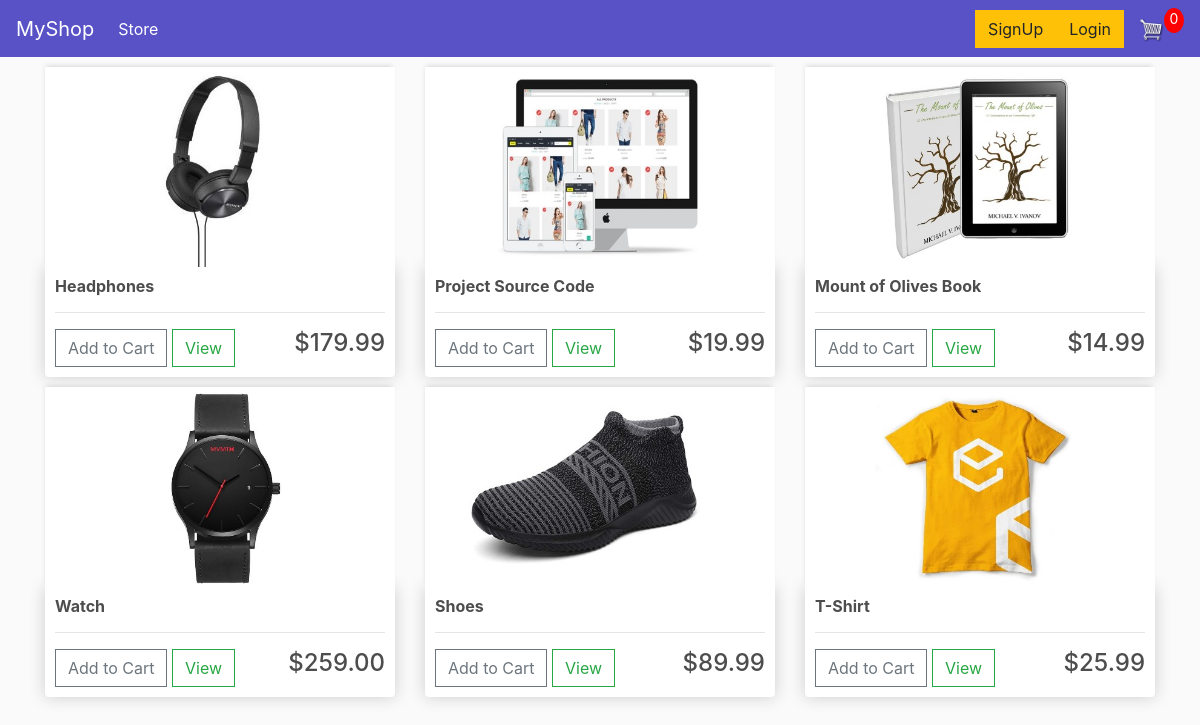
The page / on the database its author committed.
### store/models.py (models this page shows, shortened)
class Product(models.Model):
    name = models.CharField(max_length=200, null=True)
    price = models.DecimalField(max_digits=7, decimal_places=2)
    digital = models.BooleanField(default=False, null=True, blank=False)
    image = models.ImageField(null=True, blank=True)
    @property
    def imageURL(self):
        try:
            url = self.image.url
        except:
            url = ''
        return url

### store/views.py (the view)
# urls.py: path('', include('store.urls'), name='store'),
def store(request):
    data = cartData(request)
    cartItems = data['cartItems']
    products = Product.objects.all()
    context = {'products' : products, 'cartItems' : cartItems}
    return render(request, 'store/store.html', context)

### store/utils.py (called while the page is built, shortened)
def cookieCart(request):
    try: # creating empty cart for non logged in user
        cart = json.loads(request.COOKIES['cart']) # name of our cookie is 'cart', json.loads will convert it from string to python dictionary
    except:
        cart = {}
    items = []
    order = {'get_cart_total' : 0, 'get_cart_items' : 0, 'shipping' : False}
    cartItems = order['get_cart_items']
    return {'cartItems' : cartItems, 'order' : order, 'items' : items}

def cartData(request):
    if request.user.is_authenticated:
        customer = request.user.customer
        order, created = Order.objects.get_or_create(customer=customer, complete=False)
        items = order.orderitem_set.all() #  get all items in order
        cartItems = order.get_cart_items # no of items in the cart
    else:
        cookieData = cookieCart(request)
        cartItems = cookieData['cartItems']
        order = cookieData['order']
        items = cookieData['items']
    return {'cartItems' : cartItems, 'order' : order, 'items' : items}

### store/templates/store/store.html (shortened to what this page needs)
{% extends 'store/main.html' %}
{% load static %}
{% block content %}
<div class="row">
    {% for product in products %}
    <div class="col-lg-4">
        <img class="thumbnail" src="{{product.imageURL}}" alt="">
        <div class="box-element product">
            <h6><strong>{{product.name}}</strong></h6>
            <hr>
            <button data-product="{{product.id}}" data-action="add" class="btn btn-outline-secondary add-btn update-cart">Add to Cart</button>
            <a class="btn btn-outline-success" href="{{product.imageURL}}">View</a>
            <h4 style="float: right;">${{product.price|floatformat:2}}</h4>
        </div>
    </div>
    {% endfor %}
</div>
{% endblock %}

### store/templates/store/main.html (shortened to what this page needs)
<!DOCTYPE html>
{% load static %}
<html>
	<head>
		<link rel="stylesheet" href="https://stackpath.bootstrapcdn.com/bootstrap/4.4.1/css/bootstrap.min.css"
>
		<link rel="stylesheet" type="text/css" href="{% static 'css/main.css' %}">
	</head>
	<body>
		<nav class="navbar navbar-expand-lg navbar-dark bg-dark">
			<a class="navbar-brand" href="{% url 'store' %}">MyShop</a>
			<div class="collapse navbar-collapse" id="navbarSupportedContent">
				<ul class="navbar-nav mr-auto">
					<li class="nav-item active">
						<a class="nav-link" href="{% url 'store' %}">Store <span class="sr-only">(current)</span></a>
					</li>
				</ul>
				<div class="form-inline my-2 my-lg-0">
					{% if user.is_authenticated %}
					<a href="{% url 'logout' %}" class="btn btn-warning">LogOut</a>
					{% else %}
					<a href="{% url 'signup' %}" class="btn btn-warning">SignUp</a>
					<a href="{% url 'login' %}" class="btn btn-warning">Login</a>
					{% endif %}
					<a href="{% url 'cart' %}">
						<img id="cart-icon" src="{% static 'images/cart.png' %}">
					</a>
					<p id="cart-total">{{cartItems}}</p>
				</div>
			</div>
		</nav>
		<div class="container">
			{% block content %}
			{% endblock content %}
		</div>
	</body>
</html>

### static/css/main.css (style rules this page uses)
body { background-color: hsl(0, 0%, 98%); }
h1,h2,h3,h4,h5,h6 { color:hsl(0, 0%, 30%); }
.box-element { box-shadow:hsl(0, 0%, 80%) 0 0 16px; background-color: #fff; border-radius: 4px; padding: 10px; }
.thumbnail { width: 100%; height: 200px; -webkit-box-shadow: -1px -3px 5px -2px rgba(214,214,214,1); -moz-box-shadow: -1px -3px 5px -2px rgba(214,214,214,1); box-shadow: -1px -3px 5px -2px rgba(214,214,214,1); }
.product { border-radius: 0 0 4px 4px; }
.bg-dark { background-color: #5852c6!important; }
#cart-icon { width:25px; display: inline-block; margin-left: 15px; }
#cart-total { display: block; text-align: center; color:#fff; background-color: red; width: 20px; height: 25px; border-radius: 50%; font-size: 14px; }
.col-lg-4, .col-lg-6, .col-lg-8, .col-lg-12 { margin-top: 10px; }
.btn { border-radius: 0; }

### rows shown on the page
Product: imageURL (picture), name "Headphones", price "179.99"
Product: imageURL (picture), name "Project Source Code", price "19.99"
Product: imageURL (picture), name "Mount of Olives Book", price "14.99"
Product: imageURL (picture), name "Watch", price "259.00"
Product: imageURL (picture), name "Shoes", price "89.99"
Product: imageURL (picture), name "T-Shirt", price "25.99"

### other values the page prints
{{ cartItems }} "0"
